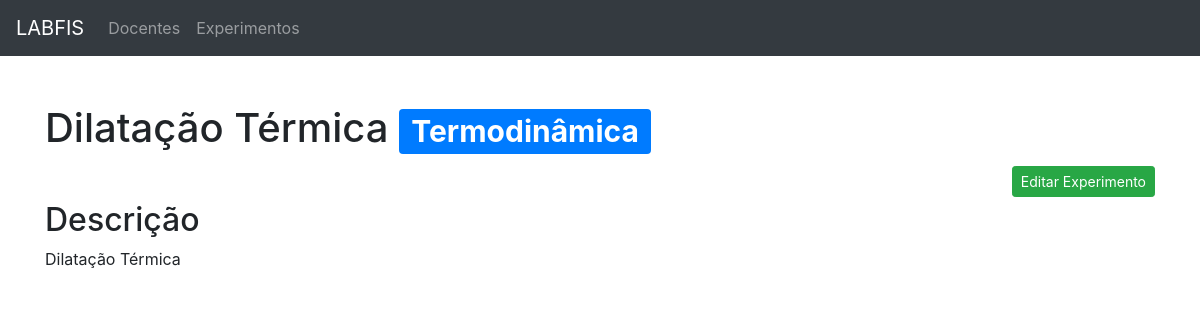
The app's page /experimento/4 with its own data.
### models.py (models this page shows, shortened)
class Experimento(db.Model):
    __tablename__ = 'experimentos'
    id = db.Column(db.Integer, primary_key=True)
    nome = db.Column(db.String(120), unique=True, nullable=False)
    descricao = db.Column(db.Text, nullable=True)
    area_id = db.Column(db.Integer, db.ForeignKey('areas.id'), nullable=False)
    arquivos = db.relationship('Arquivo', backref='experimentos', cascade = "all,delete", lazy=True)
    agendamentos = db.relationship('Agendamento', backref='experimentos', lazy=True)

class Area(db.Model):
    __tablename__ = 'areas'
    id = db.Column(db.Integer, primary_key=True)
    nome = db.Column(db.String(80), unique=True, nullable=False)
    experimentos = db.relationship('Experimento', backref='areas', lazy=True)

### app.py (the view)
@app.route('/experimento/<int:id>')
def get_experimento(id):
    areas = Area.query.all()
    experimento = Experimento.query.filter_by(id=id).first()
    return render_template('experimento_detalhes.html', areas=areas, experimento=experimento)

### app.py (called while the page is built)
@app.context_processor
def inject_enumerate():
    return dict(enumerate=enumerate)

### templates/experimento_detalhes.html
{% extends "base.html" %}
{% from "macros.html" import modal_macro, form_macro_experimento %}
{% block content_title %}{{experimento.nome}} <span class="badge badge-primary">{{experimento.areas.nome}}</span>{% endblock %}
{% block content %}
<div class="text-right">
    {{ modal_macro('success', 'Editar Experimento', 'editar_experimento' + experimento.id | string, 'Editar Experimento', 'Editar Experimento', form_macro_experimento(action=url_for('update_experimento', id=experimento.id), areas=areas, experimento=experimento)) }}
</div>
<h2>Descrição</h2>
<p>{{experimento.descricao}}</p>
{% endblock %}

### records on screen
Experimento: nome "Dilatação Térmica", descricao "Dilatação Térmica"
Area: areas.nome "Termodinâmica"

### other values on screen
{{ btn_content|safe }} "Editar Experimento"
